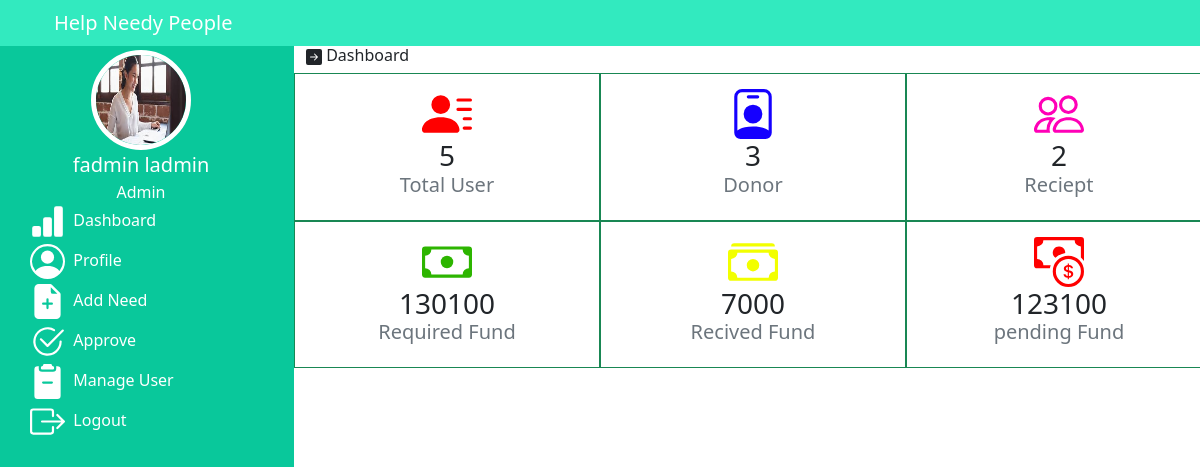
The app's page /admin/admin.php (signed in) with its own data.
### tables this page shows
CREATE TABLE `user` (
  `id` int(6) UNSIGNED NOT NULL,
  `role` varchar(30) NOT NULL,
  `fname` varchar(30) NOT NULL,
  `lname` varchar(30) NOT NULL,
  `photo` varchar(50) DEFAULT NULL,
  `address` varchar(50) DEFAULT NULL,
  `mobile` varchar(30) NOT NULL,
  `email` varchar(50) NOT NULL,
  `pass` varchar(300) NOT NULL,
  `otp` varchar(6) DEFAULT NULL
);

### admin/admin.php (the view, shortened to what this page needs)
<!doctype html>
<html lang="en">
<head>
    <link href="https://cdn.jsdelivr.net/npm/bootstrap@5.0.2/dist/css/bootstrap.min.css" rel="stylesheet"
>
</head>
<body>
    <div class="row sticky-top">
        <div class="col-12">
            <nav class="navbar navbar-expand-lg navbar-dark" style="background-color: rgb(50, 234, 191);">
                <div class="container justify-content-between">
                    <div><a class="navbar-brand" href="admin.php">Help Needy People</a></div>
                </div>
            </nav>
        </div>
    </div>
    <div class="row">
        <div class="col-3 vh-100  overflow-auto text-white" style="background-color: rgb(9, 200, 155);">
            <div class="row justify-content-around">
                <?php
                  include_once '../includes/conn.php';
                     $aid=$_SESSION['id'];
          $query="select * from user where id='$aid'";
          $result=mysqli_query($conn,$query);
         while ($row=mysqli_fetch_array($result)){
             ?>
                <div class="col-12">
                    <center>
                        <img src=<?=$row['photo']; ?> width="100px" height="100px" alt=""
                        class="rounded-circle border border-white border-5 mt-1">
                    </center>
                </div>
            </div>
            <div class="row  justify-content-around">
                <div class="col-12">
                    <center>
                        <p class="m-0" style="font-size: 20px;">
                            <?= $row['fname']; ?>
                            <?= $row['lname']; ?>
                        </p>
                        <p class="m-0 ">Admin</p>
                    </center>
                </div>
                <?php } ?>
            </div>
            <div class="menu">
                <a href="admin.php"> &nbsp;Dashboard</a>
                <a href="aprofile.php"> &nbsp;Profile</a>
                <a href="aaddneed.php"> &nbsp;Add Need</a>
                <a href="aaprove.php"> &nbsp;Approve</a>
                <a href="amanageuser.php"> &nbsp;Manage User</a>
                <a href="../logout.php"> &nbsp;Logout</a>
            </div>
        </div>
        <div class="col-9 vh-100 overflow-auto">
            <h6> Dashboard</h6>
            <div class="row">
                <div class="col-4 border border-success">
                    <center>
                        <h3>
                        <?php
                        $sql= "SELECT * FROM user where role='Donor' or role='Recipient'";
                        $result=mysqli_query($conn,$sql);
                        $rowcount=mysqli_num_rows($result);
                            echo $rowcount;
                        ?>
                        </h3>
                        <h5 class="text-muted">
                            Total User</h5>
                    </center>
                </div>
                <div class="col-4 border border-success">
                    <center>
                        <h3>
                        <?php
                        $sql= "SELECT * FROM user where role='Donor'";
                        $result=mysqli_query($conn,$sql);
                        $rowcount=mysqli_num_rows($result);
                            echo $rowcount;
                        ?>
                        </h3>
                        <h5 class="text-muted">Donor</h5>
                    </center>
                </div>
                <div class="col-4 border border-success">
                    <center>
                        <h3>
                        <?php
                        $sql= "SELECT * FROM user where role='Recipient'";
                        $result=mysqli_query($conn,$sql);
                        $rowcount=mysqli_num_rows($result);
                            echo $rowcount;
                        ?>
                        </h3>
                        <h5 class="text-muted">Reciept</h5>
                    </center>
                </div>
            </div>
            <div class="row">
                <div class="col-4 border border-success">
                    <center>
                        <?php
                        $sql="SELECT sum(ramount) FROM need";
                        $result=mysqli_query($conn,$sql);
         while ($row=mysqli_fetch_array($result)){
             $rfund=$row['sum(ramount)'];
            } ?>
             <h3><?=$rfund ?></h3>
                        <h5 class="text-muted">Required Fund</h5>
                    </center>
                </div>
                <div class="col-4 border border-success">
                    <center>
                        <?php
                        $sql="SELECT sum(hamount) FROM help";
                        $result=mysqli_query($conn,$sql);
         while ($row=mysqli_fetch_array($result)){
             $hfund=$row['sum(hamount)'];
            } ?>
             <h3><?=$hfund ?></h3>
                        <h5 class="text-muted">Recived Fund</h5>
                    </center>
                </div>
                <div class="col-4 border border-success">
                    <center>
                        <h3><?=($rfund-$hfund) ?></h3>
                        <h5 class="text-muted">pending Fund</h5>
                    </center>
                </div>
            </div>
        </div>
    </div>
</body>
</html>

### admin/admin.php (style rules this page uses)
.menu a { text-decoration: none; display: block; color: white; align-items: center; margin: 0 auto; margin-left: 30px; margin-bottom: 5px; }
.col-4 h3 { margin-bottom: 0px; }
.col-4 { padding: 15px; }

### records on screen
user: photo (picture), fname "fadmin", lname "ladmin"

### other values on screen
$rowcount "5"
$rowcount "3"
$rowcount "2"
$rfund "130100"
$hfund "7000"
$rfund-$hfund "123100"
